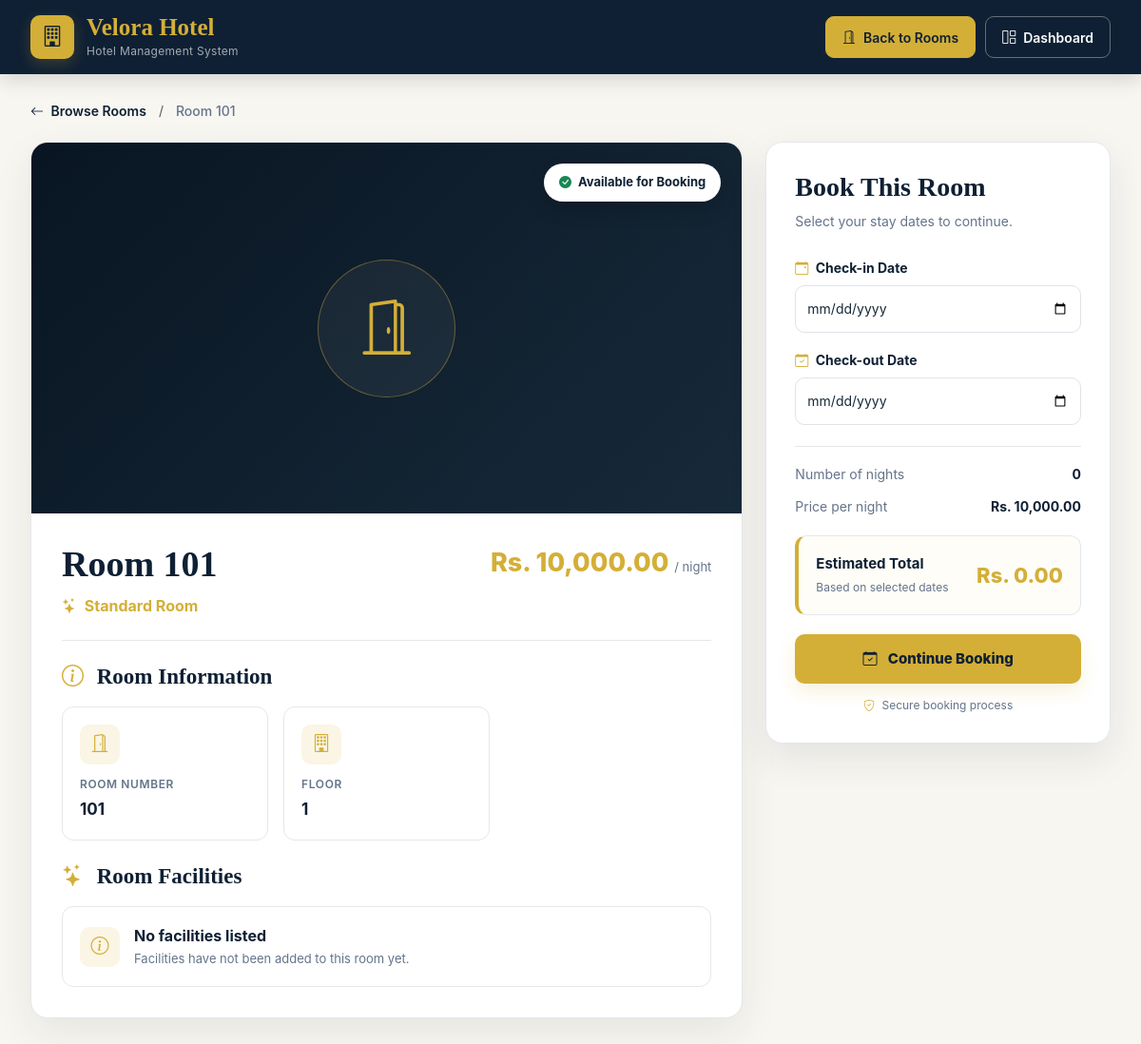
Page /customer/room_details.php?id=1 (signed in) on the committed database.
### tables this page shows
CREATE TABLE `rooms` (
  `id` int(11) NOT NULL,
  `room_number` varchar(20) NOT NULL,
  `room_type_id` int(11) NOT NULL,
  `floor_number` int(11) DEFAULT 1,
  `status` enum('available','occupied','maintenance','cleaning') DEFAULT 'available',
  `description` text DEFAULT NULL,
  `created_at` timestamp NOT NULL DEFAULT current_timestamp()
);

CREATE TABLE `room_types` (
  `id` int(11) NOT NULL,
  `type_name` varchar(100) NOT NULL,
  `description` text DEFAULT NULL,
  `base_price` decimal(10,2) NOT NULL,
  `capacity` int(11) NOT NULL DEFAULT 1,
  `created_at` timestamp NOT NULL DEFAULT current_timestamp()
);

### includes/functions.php (called while the page is built, shortened)
<?php
function e($value)
{
    return htmlspecialchars(
        $value ?? '',
        ENT_QUOTES,
        'UTF-8'
    );
}

### customer/room_details.php (the view, shortened to what this page needs)
<?php
require_once "../config/db.php";
require_once "../includes/functions.php";
$room_id = isset($_GET["id"])
    ? (int) $_GET["id"]
    : 0;
$check_in = $_GET["check_in"] ?? "";
$check_out = $_GET["check_out"] ?? "";
$stmt = $pdo->prepare("
    SELECT
        r.*,
        rt.type_name,
        rt.base_price AS room_type_price
    FROM rooms r
    INNER JOIN room_types rt
        ON r.room_type_id = rt.id
    WHERE r.id = ?
    LIMIT 1
");
$stmt->execute([$room_id]);
$room = $stmt->fetch(PDO::FETCH_ASSOC);
$room_price = 0;
if (isset($room["room_type_price"])) {
    $room_price = (float) $room["room_type_price"];
}
$facilities = [];
try {
    $facilityStmt = $pdo->prepare("
        SELECT f.*
        FROM room_facilities rf
        INNER JOIN facilities f
            ON rf.facility_id = f.id
        WHERE rf.room_id = ?
    ");
    $facilityStmt->execute([$room_id]);
    $facilities = $facilityStmt->fetchAll(PDO::FETCH_ASSOC);
} catch (PDOException $e) {
    $facilities = [];
}
$nights = 0;
$room_image = "";
?>
<!DOCTYPE html>
<html lang="en">
<head>
    <link
        href="https://cdn.jsdelivr.net/npm/bootstrap@5.3.3/dist/css/bootstrap.min.css"
        rel="stylesheet"
    >
    <link
        href="https://cdn.jsdelivr.net/npm/bootstrap-icons@1.11.3/font/bootstrap-icons.css"
        rel="stylesheet"
    >
</head>
<body>
<header class="topbar">
    <div class="topbar-inner">
        <a
            href="dashboard.php"
            class="brand"
        >
            <span class="brand-icon">
                <i class="bi bi-building"></i>
            </span>
            <span>
                <span class="brand-name">
                    Velora Hotel
                </span>
                <span class="brand-subtitle">
                    Hotel Management System
                </span>
            </span>
        </a>
        <div class="nav-actions">
            <a
                href="rooms.php"
                class="nav-btn rooms-btn"
            >
                <i class="bi bi-door-open"></i>
                <span>
                    Back to Rooms
                </span>
            </a>
            <a
                href="dashboard.php"
                class="nav-btn dashboard-btn"
            >
                <i class="bi bi-grid-1x2"></i>
                <span>
                    Dashboard
                </span>
            </a>
        </div>
    </div>
</header>
<main class="page-container">
    <div class="breadcrumb-area">
        <a
            href="rooms.php"
            class="breadcrumb-link"
        >
            <i class="bi bi-arrow-left me-1"></i>
            Browse Rooms
        </a>
        <span class="text-muted mx-2">
            /
        </span>
        <span class="breadcrumb-current">
            Room
            <?= e($room["room_number"]) ?>
        </span>
    </div>
    <div class="row g-4">
        <div class="col-lg-8">
            <div class="room-card">
                <div
                    class="room-visual
                    <?= $room_image !== "" ? "has-image" : "" ?>"
                >
                    <?php if ($room_image !== ""): ?>
                        <img
                            src="<?= e($room_image) ?>"
                            alt="Room <?= e($room["room_number"]) ?>"
                        >
                    <?php else: ?>
                        <div class="room-placeholder">
                            <i class="bi bi-door-open"></i>
                        </div>
                    <?php endif; ?>
                    <div class="availability-badge">
                        <i class="bi bi-check-circle-fill me-1"></i>
                        Available for Booking
                    </div>
                </div>
                <div class="room-content">
                    <div class="room-title-row">
                        <div>
                            <h1 class="room-number">
                                Room
                                <?= e($room["room_number"]) ?>
                            </h1>
                            <div class="room-type">
                                <i class="bi bi-stars me-1"></i>
                                <?= e($room["type_name"]) ?>
                            </div>
                        </div>
                        <div class="price-area">
                            <span class="price">
                                Rs.
                                <?= number_format(
                                    $room_price,
                                    2
                                ) ?>
                            </span>
                            <span class="price-unit">
                                / night
                            </span>
                        </div>
                    </div>
                    <hr class="my-4">
                    <h3 class="info-title">
                        <i class="bi bi-info-circle me-2"></i>
                        Room Information
                    </h3>
                    <div class="row g-3 mb-4">
                        <div class="col-md-4">
                            <div class="info-box">
                                <div class="info-icon">
                                    <i class="bi bi-door-open"></i>
                                </div>
                                <span class="info-label">
                                    Room Number
                                </span>
                                <div class="info-value">
                                    <?= e(
                                        $room["room_number"]
                                    ) ?>
                                </div>
                            </div>
                        </div>
                        <?php if (
                            isset($room["floor_number"])
                        ): ?>
                            <div class="col-md-4">
                                <div class="info-box">
                                    <div class="info-icon">
                                        <i class="bi bi-building"></i>
                                    </div>
                                    <span class="info-label">
                                        Floor
                                    </span>
                                    <div class="info-value">
                                        <?= e(
                                            $room["floor_number"]
                                        ) ?>
                                    </div>
                                </div>
                            </div>
                        <?php endif; ?>
                    </div>
                    <h3 class="info-title">
                        <i class="bi bi-stars me-2"></i>
                        Room Facilities
                    </h3>
                    <?php if (!empty($facilities)): ?>
                        <div class="row">
                            <?php foreach (
                                $facilities
                                as $facility
                            ): ?>
                                <div class="col-md-6">
                                    <div class="facility-item">
                                        <i class="bi bi-check-circle-fill"></i>
                                        <?php
                                        if (
                                            isset(
                                                $facility["facility_name"]
                                            )
                                        ) {
                                            echo e(
                                                $facility["facility_name"]
                                            );
                                        } elseif (
                                            isset(
                                                $facility["name"]
                                            )
                                        ) {
                                            echo e(
                                                $facility["name"]
                                            );
                                        } else {
                                            echo "Facility";
                                        }
                                        ?>
                                    </div>
                                </div>
                            <?php endforeach; ?>
                        </div>
                    <?php else: ?>
                        <div class="empty-facilities">
                            <div class="info-icon">
                                <i class="bi bi-info-circle"></i>
                            </div>
                            <div>
                                <strong>
                                    No facilities listed
                                </strong>
                                <p>
                                    Facilities have not been added
                                    to this room yet.
                                </p>
                            </div>
                        </div>
                    <?php endif; ?>
                </div>
            </div>
        </div>
        <div class="col-lg-4">
            <div class="booking-card">
                <h2 class="booking-title">
                    Book This Room
                </h2>
                <p class="booking-subtitle">
                    Select your stay dates to continue.
                </p>
                <form
                    method="GET"
                    action="booking.php"
                    id="bookingForm"
                >
                    <div class="mb-3">
                        <label
                            class="form-label"
                            for="check_in"
                        >
                            <i class="bi bi-calendar-event me-1"></i>
                            Check-in Date
                        </label>
                        <input
                            type="date"
                            name="check_in"
                            id="check_in"
                            class="form-control"
                            value="<?= e($check_in) ?>"
                            min="<?= date("Y-m-d") ?>"
                            required
                        >
                    </div>
                    <div class="mb-3">
                        <label
                            class="form-label"
                            for="check_out"
                        >
                            <i class="bi bi-calendar-check me-1"></i>
                            Check-out Date
                        </label>
                        <input
                            type="date"
                            name="check_out"
                            id="check_out"
                            class="form-control"
                            value="<?= e($check_out) ?>"
                            min="<?= date(
                                "Y-m-d",
                                strtotime("+1 day")
                            ) ?>"
                            required
                        >
                    </div>
                    <div class="calculation">
                        <div class="calculation-row">
                            <span>
                                Number of nights
                            </span>
                            <strong id="nightDisplay">
                                <?= $nights ?>
                            </strong>
                        </div>
                        <div class="calculation-row">
                            <span>
                                Price per night
                            </span>
                            <strong>
                                Rs.
                                <?= number_format(
                                    $room_price,
                                    2
                                ) ?>
                            </strong>
                        </div>
                    </div>
                    <div class="total-box">
                        <div
                            class="d-flex
                                   justify-content-between
                                   align-items-center
                                   gap-3"
                        >
                            <div>
                                <div class="total-label">
                                    Estimated Total
                                </div>
                                <small>
                                    Based on selected dates
                                </small>
                            </div>
                            <div
                                class="total-price"
                                id="totalDisplay"
                            >
                            </div>
                        </div>
                    </div>
                    <button
                        type="submit"
                        class="booking-btn"
                    >
                        <i class="bi bi-calendar-check me-2"></i>
                        Continue Booking
                    </button>
                    <div class="secure-note">
                        <i class="bi bi-shield-check me-1"></i>
                        Secure booking process
                    </div>
                </form>
            </div>
        </div>
    </div>
</main>
</body>
</html>

### rows in the picture
rooms: room_number "101", room_type.type_name "Standard Room", room_type.base_price "10,000.00", floor_number "1"

### other values in the picture
$nights "0"
